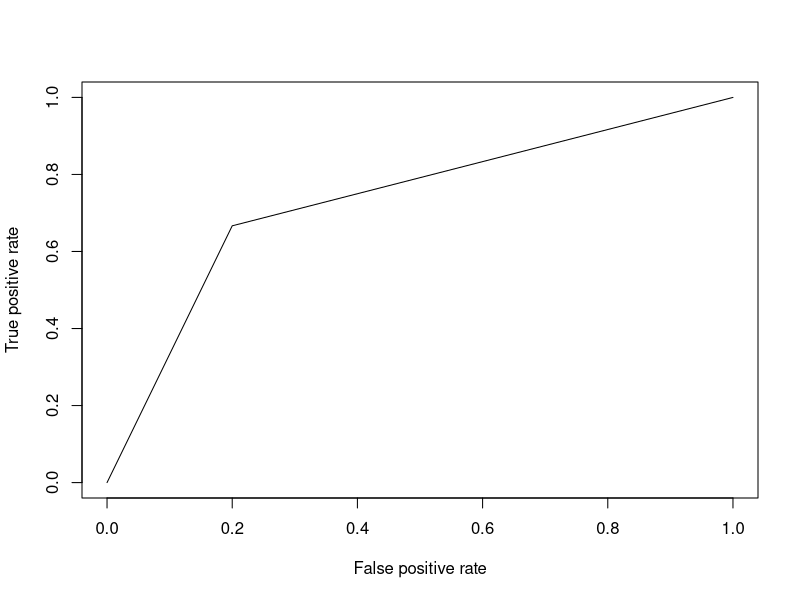
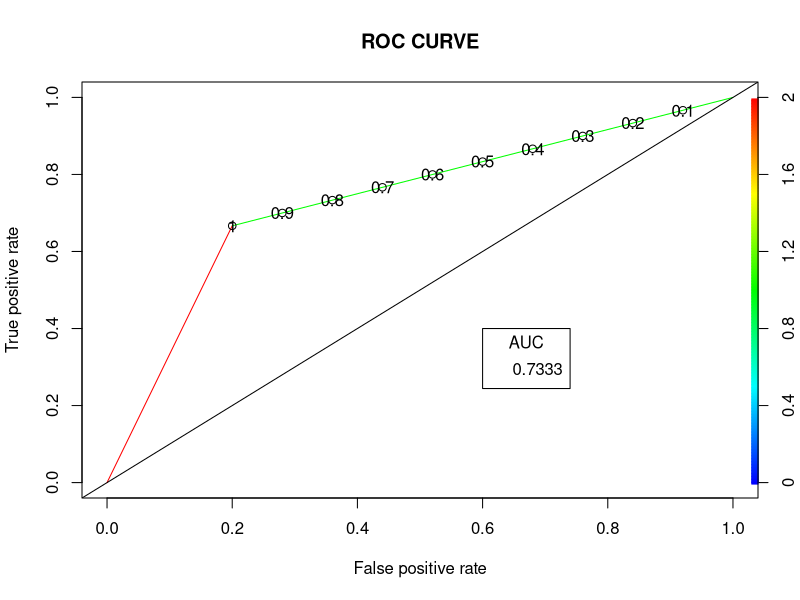

Generate these figures, in order, with R:
# Installing the package
install.packages("dplyr")

# For Logistic regression
install.packages("caTools")

# For ROC curve to evaluate model
install.packages("ROCR")

# Loading package
library(dplyr)

# Summary of dataset in package
summary(mtcars)

# Loading package
library(caTools)
library(ROCR)

# Splitting dataset
split <- sample.split(mtcars, SplitRatio = 0.8)
split
train_reg <- subset(mtcars, split == "TRUE")
test_reg <- subset(mtcars, split == "FALSE")

# Training model
logistic_model <- glm(vs ~ wt + disp,
data = train_reg,
family = "binomial")
logistic_model

# Summary
summary(logistic_model)
predict_reg <- predict(logistic_model,
test_reg, type = "response")
predict_reg

# Changing probabilities
predict_reg <- ifelse(predict_reg >0.5, 1, 0)

# Evaluating model accuracy
# using confusion matrix
table(test_reg$vs, predict_reg)
missing_classerr <- mean(predict_reg != test_reg$vs)
print(paste('Accuracy =', 1 - missing_classerr))

# ROC-AUC Curve
ROCPred <- prediction(predict_reg, test_reg$vs)
ROCPer <- performance(ROCPred, measure = "tpr",
x.measure = "fpr")
auc <- performance(ROCPred, measure = "auc")
auc <- auc@y.values[[1]]
auc

# Plotting curve
plot(ROCPer)
plot(ROCPer, colorize = TRUE,
print.cutoffs.at = seq(0.1, by = 0.1),
main = "ROC CURVE")
abline(a = 0, b = 1)
auc <- round(auc, 4)
legend(.6, .4, auc, title = "AUC", cex = 1)
